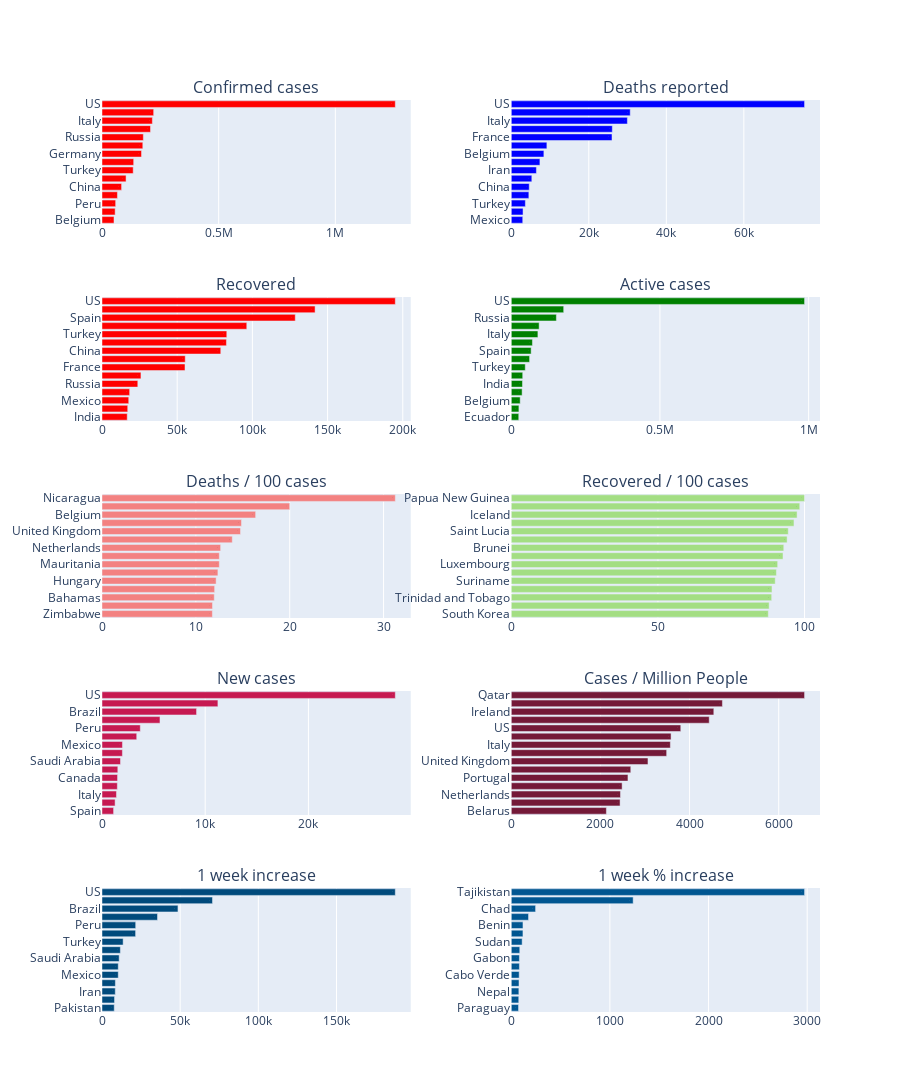

The notebook cell saved with this chart:
### Code cell
# confirmed - deaths
fig_c = px.bar(country_wise.sort_values('Confirmed').tail(15), x="Confirmed", y="Country/Region", 
               text='Confirmed', orientation='h', color_discrete_sequence = ["red"])
fig_d = px.bar(country_wise.sort_values('Deaths').tail(15), x="Deaths", y="Country/Region", 
               text='Deaths', orientation='h', color_discrete_sequence = ["blue"])

# recovered - active
fig_r = px.bar(country_wise.sort_values('Recovered').tail(15), x="Recovered", y="Country/Region", 
               text='Recovered', orientation='h', color_discrete_sequence = ["red"])
fig_a = px.bar(country_wise.sort_values('Active').tail(15), x="Active", y="Country/Region", 
               text='Active', orientation='h', color_discrete_sequence = ['green'])

# death - recoverd / 100 cases
fig_dc = px.bar(country_wise.sort_values('Deaths / 100 Cases').tail(15), x="Deaths / 100 Cases", y="Country/Region", 
               text='Deaths / 100 Cases', orientation='h', color_discrete_sequence = ['#f38181'])
fig_rc = px.bar(country_wise.sort_values('Recovered / 100 Cases').tail(15), x="Recovered / 100 Cases", y="Country/Region", 
               text='Recovered / 100 Cases', orientation='h', color_discrete_sequence = ['#a3de83'])

# new cases - cases per million people
fig_nc = px.bar(country_wise.sort_values('New cases').tail(15), x="New cases", y="Country/Region", 
               text='New cases', orientation='h', color_discrete_sequence = ['#c61951'])
temp = country_wise[country_wise['Population']>1000000]
fig_p = px.bar(temp.sort_values('Cases / Million People').tail(15), x="Cases / Million People", y="Country/Region", 
               text='Cases / Million People', orientation='h', color_discrete_sequence = ['#741938'])

# week change, percent increase
fig_wc = px.bar(country_wise.sort_values('1 week change').tail(15), x="1 week change", y="Country/Region", 
               text='1 week change', orientation='h', color_discrete_sequence = ['#004a7c'])
temp = country_wise[country_wise['Confirmed']>100]
fig_pi = px.bar(temp.sort_values('1 week % increase').tail(15), x="1 week % increase", y="Country/Region", 
               text='1 week % increase', orientation='h', color_discrete_sequence = ['#005691'], 
                hover_data=['Confirmed last week', 'Confirmed'])


# plot
fig = make_subplots(rows=5, cols=2, shared_xaxes=False, horizontal_spacing=0.14, vertical_spacing=0.08,
                    subplot_titles=('Confirmed cases', 'Deaths reported', 'Recovered', 'Active cases', 
                                    'Deaths / 100 cases', 'Recovered / 100 cases', 'New cases', 
                                    'Cases / Million People', '1 week increase', '1 week % increase'))

fig.add_trace(fig_c['data'][0], row=1, col=1)
fig.add_trace(fig_d['data'][0], row=1, col=2)
fig.add_trace(fig_r['data'][0], row=2, col=1)
fig.add_trace(fig_a['data'][0], row=2, col=2)

fig.add_trace(fig_dc['data'][0], row=3, col=1)
fig.add_trace(fig_rc['data'][0], row=3, col=2)
fig.add_trace(fig_nc['data'][0], row=4, col=1)
fig.add_trace(fig_p['data'][0], row=4, col=2)

fig.add_trace(fig_wc['data'][0], row=5, col=1)
fig.add_trace(fig_pi['data'][0], row=5, col=2)


fig.update_layout(height=3000)

### Figure 1 — Plotly figure (JSON) as saved in the notebook; plotly's stock layout.template omitted (floating-point values rounded to 4 significant figures)
{"data": [{"alignmentgroup": "True", "hovertemplate": "Confirmed=%{text}<br>Country/Region=%{y}<extra></extra>", "legendgroup": "", "marker": {"color": "red"}, "name": "", "offsetgroup": "", "orientation": "h", "showlegend": false, "text": [51420, 56351, 58526, 66187, 83975, 103135, 133721, 135773, 169430, 174918, 177160, 207977, 215858, 221447, 1257023], "textposition": "auto", "type": "bar", "x": [51420, 56351, 58526, 66187, 83975, 103135, 133721, 135773, 169430, 174918, 177160, 207977, 215858, 221447, 1257023], "xaxis": "x", "y": ["Belgium", "India", "Peru", "Canada", "China", "Iran", "Turkey", "Brazil", "Germany", "France", "Russia", "United Kingdom", "Italy", "Spain", "US"], "yaxis": "y"}, {"alignmentgroup": "True", "hovertemplate": "Deaths=%{text}<br>Country/Region=%{y}<extra></extra>", "legendgroup": "", "marker": {"color": "blue"}, "name": "", "offsetgroup": "", "orientation": "h", "showlegend": false, "text": [2961, 3040, 3641, 4540, 4637, 5306, 6486, 7392, 8415, 9190, 25990, 26070, 29958, 30689, 75662], "textposition": "auto", "type": "bar", "x": [2961, 3040, 3641, 4540, 4637, 5306, 6486, 7392, 8415, 9190, 25990, 26070, 29958, 30689, 75662], "xaxis": "x2", "y": ["Mexico", "Sweden", "Turkey", "Canada", "China", "Netherlands", "Iran", "Germany", "Belgium", "Brazil", "France", "Spain", "Italy", "United Kingdom", "US"], "yaxis": "y2"}, {"alignmentgroup": "True", "hovertemplate": "Recovered=%{text}<br>Country/Region=%{y}<extra></extra>", "legendgroup": "", "marker": {"color": "red"}, "name": "", "offsetgroup": "", "orientation": "h", "showlegend": false, "text": [16776, 17110, 17781, 18388, 23803, 25900, 55191, 55350, 78977, 82744, 82984, 96276, 128511, 141700, 195036], "textposition": "auto", "type": "bar", "x": [16776, 17110, 17781, 18388, 23803, 25900, 55191, 55350, 78977, 82744, 82984, 96276, 128511, 141700, 195036], "xaxis": "x3", "y": ["India", "Ireland", "Mexico", "Peru", "Russia", "Switzerland", "France", "Brazil", "China", "Iran", "Turkey", "Italy", "Spain", "Germany", "US"], "yaxis": "y3"}, {"alignmentgroup": "True", "hovertemplate": "Active=%{text}<br>Country/Region=%{y}<extra></extra>", "legendgroup": "", "marker": {"color": "green"}, "name": "", "offsetgroup": "", "orientation": "h", "showlegend": false, "text": [25211, 25714, 30025, 36514, 37686, 38511, 47096, 61647, 66866, 71233, 89624, 93737, 151732, 176318, 986325], "textposition": "auto", "type": "bar", "x": [25211, 25714, 30025, 36514, 37686, 38511, 47096, 61647, 66866, 71233, 89624, 93737, 151732, 176318, 986325], "xaxis": "x4", "y": ["Ecuador", "Saudi Arabia", "Belgium", "Netherlands", "India", "Peru", "Turkey", "Canada", "Spain", "Brazil", "Italy", "France", "Russia", "United Kingdom", "US"], "yaxis": "y4"}, {"alignmentgroup": "True", "hovertemplate": "Deaths / 100 Cases=%{text}<br>Country/Region=%{y}<extra></extra>", "legendgroup": "", "marker": {"color": "#f38181"}, "name": "", "offsetgroup": "", "orientation": "h", "showlegend": false, "text": [11.76, 11.77, 11.96, 12, 12.16, 12.35, 12.5, 12.5, 12.64, 13.88, 14.76, 14.86, 16.37, 20, 31.25], "textposition": "auto", "type": "bar", "x": [11.76, 11.77, 11.96, 12, 12.16, 12.35, 12.5, 12.5, 12.64, 13.88, 14.76, 14.86, 16.37, 20, 31.25], "xaxis": "x5", "y": ["Zimbabwe", "Spain", "Bahamas", "Antigua and Barbuda", "Hungary", "Sweden", "Mauritania", "Comoros", "Netherlands", "Italy", "United Kingdom", "France", "Belgium", "Yemen", "Nicaragua"], "yaxis": "y5"}, {"alignmentgroup": "True", "hovertemplate": "Recovered / 100 Cases=%{text}<br>Country/Region=%{y}<extra></extra>", "legendgroup": "", "marker": {"color": "#a3de83"}, "name": "", "offsetgroup": "", "orientation": "h", "showlegend": false, "text": [87.64, 87.92, 88.79, 88.89, 90, 90.4, 90.83, 92.65, 92.91, 94.05, 94.44, 96.39, 97.45, 98.36, 100], "textposition": "auto", "type": "bar", "x": [87.64, 87.92, 88.79, 88.89, 90, 90.4, 90.83, 92.65, 92.91, 94.05, 94.44, 96.39, 97.45, 98.36, 100], "xaxis": "x6", "y": ["South Korea", "Australia", "Trinidad and Tobago", "Belize", "Suriname", "New Zealand", "Luxembourg", "Thailand", "Brunei", "China", "Saint Lucia", "Mauritius", "Iceland", "Cambodia", "Papua New Guinea"], "yaxis": "y6"}, {"alignmentgroup": "True", "hovertemplate": "New cases=%{text}<br>Country/Region=%{y}<extra></extra>", "legendgroup": "", "marker": {"color": "#c61951"}, "name": "", "offsetgroup": "", "orientation": "h", "showlegend": false, "text": [1122, 1268, 1401, 1485, 1507, 1533, 1793, 1977, 1982, 3364, 3709, 5618, 9162, 11231, 28420], "textposition": "auto", "type": "bar", "x": [1122, 1268, 1401, 1485, 1507, 1533, 1793, 1977, 1982, 3364, 3709, 5618, 9162, 11231, 28420], "xaxis": "x7", "y": ["Spain", "Germany", "Italy", "Iran", "Canada", "Chile", "Saudi Arabia", "Turkey", "Mexico", "India", "Peru", "United Kingdom", "Brazil", "Russia", "US"], "yaxis": "y7"}, {"alignmentgroup": "True", "hovertemplate": "Cases / Million People=%{text}<br>Country/Region=%{y}<extra></extra>", "legendgroup": "", "marker": {"color": "#741938"}, "name": "", "offsetgroup": "", "orientation": "h", "showlegend": false, "text": [2134, 2441, 2450, 2487, 2618, 2681, 3067, 3486, 3569, 3585, 3803, 4441, 4544, 4737, 6580], "textposition": "auto", "type": "bar", "x": [2134, 2441, 2450, 2487, 2618, 2681, 3067, 3486, 3569, 3585, 3803, 4441, 4544, 4737, 6580], "xaxis": "x8", "y": ["Belarus", "Sweden", "Netherlands", "Bahrain", "Portugal", "France", "United Kingdom", "Switzerland", "Italy", "Singapore", "US", "Belgium", "Ireland", "Spain", "Qatar"], "yaxis": "y8"}, {"alignmentgroup": "True", "hovertemplate": "1 week change=%{text}<br>Country/Region=%{y}<extra></extra>", "legendgroup": "", "marker": {"color": "#004a7c"}, "name": "", "offsetgroup": "", "orientation": "h", "showlegend": false, "text": [7827, 8012, 8495, 8558, 10392, 10395, 10978, 11743, 13517, 21488, 21550, 35496, 48586, 70662, 187599], "textposition": "auto", "type": "bar", "x": [7827, 8012, 8495, 8558, 10392, 10395, 10978, 11743, 13517, 21488, 21550, 35496, 48586, 70662, 187599], "xaxis": "x9", "y": ["Pakistan", "Spain", "Iran", "Chile", "Mexico", "Italy", "Saudi Arabia", "Canada", "Turkey", "India", "Peru", "United Kingdom", "Brazil", "Russia", "US"], "yaxis": "y9"}, {"alignmentgroup": "True", "customdata": [[266, 462], [395, 695], [57, 101], [1167, 2081], [121, 218], [1932, 3526], [276, 504], [124, 231], [442, 930], [771, 1685], [64, 140], [205, 564], [73, 253], [14, 187], [15, 461]], "hovertemplate": "1 week % increase=%{text}<br>Country/Region=%{y}<br>Confirmed last week=%{customdata[0]}<br>Confirmed=%{customdata[1]}<extra></extra>", "legendgroup": "", "marker": {"color": "#005691"}, "name": "", "offsetgroup": "", "orientation": "h", "showlegend": false, "text": [73.68, 75.95, 77.19, 78.32, 80.17, 82.51, 82.61, 86.29, 110.4, 118.5, 118.8, 175.1, 246.6, 1236.0, 2973.0], "textposition": "auto", "type": "bar", "x": [73.68, 75.95, 77.19, 78.32, 80.17, 82.51, 82.61, 86.29, 110.4, 118.5, 118.8, 175.1, 246.6, 1236.0, 2973.0], "xaxis": "x10", "y": ["Paraguay", "El Salvador", "Nepal", "Bolivia", "Cabo Verde", "Nigeria", "Gabon", "Sierra Leone", "Sudan", "Honduras", "Benin", "Guinea-Bissau", "Chad", "Sao Tome and Principe", "Tajikistan"], "yaxis": "y10"}], "layout": {"annotations": [{"font": {"size": 16}, "showarrow": false, "text": "Confirmed cases", "x": 0.215, "xanchor": "center", "xref": "paper", "y": 1.0, "yanchor": "bottom", "yref": "paper"}, {"font": {"size": 16}, "showarrow": false, "text": "Deaths reported", "x": 0.785, "xanchor": "center", "xref": "paper", "y": 1.0, "yanchor": "bottom", "yref": "paper"}, {"font": {"size": 16}, "showarrow": false, "text": "Recovered", "x": 0.215, "xanchor": "center", "xref": "paper", "y": 0.784, "yanchor": "bottom", "yref": "paper"}, {"font": {"size": 16}, "showarrow": false, "text": "Active cases", "x": 0.785, "xanchor": "center", "xref": "paper", "y": 0.784, "yanchor": "bottom", "yref": "paper"}, {"font": {"size": 16}, "showarrow": false, "text": "Deaths / 100 cases", "x": 0.215, "xanchor": "center", "xref": "paper", "y": 0.568, "yanchor": "bottom", "yref": "paper"}, {"font": {"size": 16}, "showarrow": false, "text": "Recovered / 100 cases", "x": 0.785, "xanchor": "center", "xref": "paper", "y": 0.568, "yanchor": "bottom", "yref": "paper"}, {"font": {"size": 16}, "showarrow": false, "text": "New cases", "x": 0.215, "xanchor": "center", "xref": "paper", "y": 0.352, "yanchor": "bottom", "yref": "paper"}, {"font": {"size": 16}, "showarrow": false, "text": "Cases / Million People", "x": 0.785, "xanchor": "center", "xref": "paper", "y": 0.352, "yanchor": "bottom", "yref": "paper"}, {"font": {"size": 16}, "showarrow": false, "text": "1 week increase", "x": 0.215, "xanchor": "center", "xref": "paper", "y": 0.136, "yanchor": "bottom", "yref": "paper"}, {"font": {"size": 16}, "showarrow": false, "text": "1 week % increase", "x": 0.785, "xanchor": "center", "xref": "paper", "y": 0.136, "yanchor": "bottom", "yref": "paper"}], "height": 3000, "xaxis": {"anchor": "y", "domain": [0, 0.43]}, "xaxis10": {"anchor": "y10", "domain": [0.57, 1]}, "xaxis2": {"anchor": "y2", "domain": [0.57, 1]}, "xaxis3": {"anchor": "y3", "domain": [0, 0.43]}, "xaxis4": {"anchor": "y4", "domain": [0.57, 1]}, "xaxis5": {"anchor": "y5", "domain": [0, 0.43]}, "xaxis6": {"anchor": "y6", "domain": [0.57, 1]}, "xaxis7": {"anchor": "y7", "domain": [0, 0.43]}, "xaxis8": {"anchor": "y8", "domain": [0.57, 1]}, "xaxis9": {"anchor": "y9", "domain": [0, 0.43]}, "yaxis": {"anchor": "x", "domain": [0.864, 1.0]}, "yaxis10": {"anchor": "x10", "domain": [0, 0.136]}, "yaxis2": {"anchor": "x2", "domain": [0.864, 1.0]}, "yaxis3": {"anchor": "x3", "domain": [0.648, 0.784]}, "yaxis4": {"anchor": "x4", "domain": [0.648, 0.784]}, "yaxis5": {"anchor": "x5", "domain": [0.432, 0.568]}, "yaxis6": {"anchor": "x6", "domain": [0.432, 0.568]}, "yaxis7": {"anchor": "x7", "domain": [0.216, 0.352]}, "yaxis8": {"anchor": "x8", "domain": [0.216, 0.352]}, "yaxis9": {"anchor": "x9", "domain": [0, 0.136]}}}
